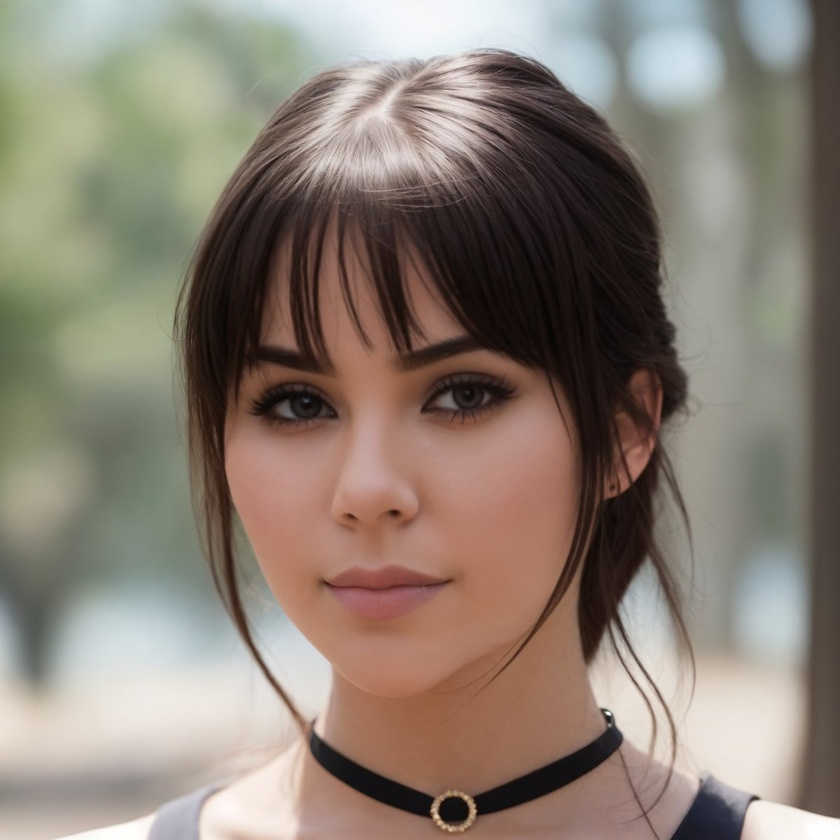
#> input picture tests/images/1girl_face_realistic.jpeg, 840 x 840 px, shrunk from 1200 x 1200 before the run; its folder holds only this picture in this run
$ python -i photometric.py   (imports and definitions only)
#> lines starting #> are read from the running program, lines starting #| are printed output that depends on the picture
#> further down, picture is the input picture: shape (840, 840, 3); mean B, G, R 115.3, 126.6, 138.2
### annotator/mmpkg/mmcv/image/colorspace.py
# Copyright (c) OpenMMLab. All rights reserved.
from typing import Callable, Union

import cv2
import numpy as np


# [14 lines left out: function imconvert, not called in this run]


def bgr2gray(img: np.ndarray, keepdim: bool = False) -> np.ndarray:
    """Convert a BGR image to grayscale image.

    Args:
        img (ndarray): The input image.
        keepdim (bool): If False (by default), then return the grayscale image
            with 2 dims, otherwise 3 dims.

    Returns:
        ndarray: The converted grayscale image.
    """
#> called with keepdim = False
    out_img = cv2.cvtColor(img, cv2.COLOR_BGR2GRAY)
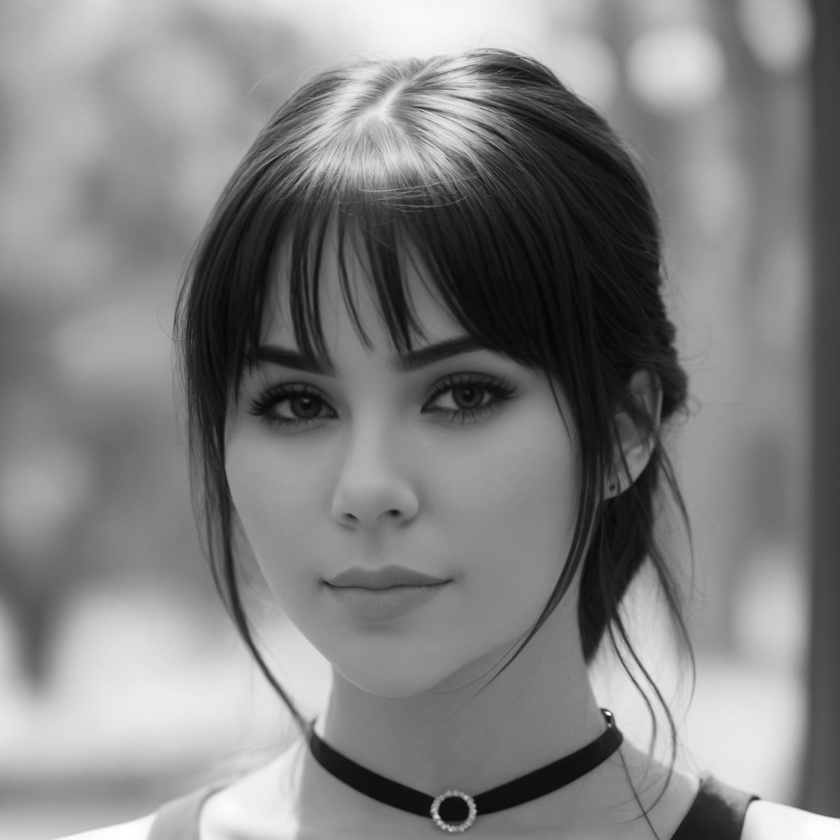
#> out_img: shape (840, 840); min 4, max 255, mean 128.8
    if keepdim:
        out_img = out_img[..., None]
    return out_img


# [15 lines left out: function rgb2gray, not called in this run]


def gray2bgr(img: np.ndarray) -> np.ndarray:
    """Convert a grayscale image to BGR image.

    Args:
        img (ndarray): The input image.

    Returns:
        ndarray: The converted BGR image.
    """
    img = img[..., None] if img.ndim == 2 else img
    out_img = cv2.cvtColor(img, cv2.COLOR_GRAY2BGR)
    return out_img


# [204 lines left out: functions gray2rgb, _convert_input_type_range, _convert_output_type_range, rgb2ycbcr, bgr2ycbcr, ycbcr2rgb and 1 more, not called in this run]


def convert_color_factory(src: str, dst: str) -> Callable:
    code = getattr(cv2, f'COLOR_{src.upper()}2{dst.upper()}')

    def convert_color(img: np.ndarray) -> np.ndarray:
        out_img = cv2.cvtColor(img, code)
        return out_img

    convert_color.__doc__ = f"""Convert a {src.upper()} image to {dst.upper()}
        image.

    Args:
        img (ndarray or str): The input image.

    Returns:
        ndarray: The converted {dst.upper()} image.
    """

    return convert_color


bgr2rgb = convert_color_factory('bgr', 'rgb')

rgb2bgr = convert_color_factory('rgb', 'bgr')

bgr2hsv = convert_color_factory('bgr', 'hsv')

hsv2bgr = convert_color_factory('hsv', 'bgr')

bgr2hls = convert_color_factory('bgr', 'hls')

hls2bgr = convert_color_factory('hls', 'bgr')

### annotator/mmpkg/mmcv/image/photometric.py
# Copyright (c) OpenMMLab. All rights reserved.
import warnings
from typing import Optional

import cv2
import numpy as np
from PIL import Image, ImageEnhance

from ..utils import is_tuple_of
from .colorspace import bgr2gray, gray2bgr
from .io import imread_backend


# [234 lines left out: functions imnormalize, imnormalize_, imdenormalize, iminvert, solarize, posterize and 3 more, not called in this run]


def adjust_contrast(img, factor=1., backend=None):
    """Adjust image contrast.

    This function controls the contrast of an image. An
    enhancement factor of 0.0 gives a solid grey
    image. A factor of 1.0 gives the original image. It
    blends the source image and the degenerated mean image:

    .. math::
        output = img * factor + degenerated * (1 - factor)

    Args:
        img (ndarray): Image to be contrasted. BGR order.
        factor (float): Same as :func:`mmcv.adjust_brightness`.
        backend (str | None): The image processing backend type. Options are
            `cv2`, `pillow`, `None`. If backend is None, the global
            ``imread_backend`` specified by ``mmcv.use_backend()`` will be
            used. Defaults to None.

    Returns:
        ndarray: The contrasted image.
    """
    if backend is None:
        backend = imread_backend
    if backend not in ['cv2', 'pillow']:
        raise ValueError(f'backend: {backend} is not supported.'
                         f"Supported backends are 'cv2', 'pillow'")

    if backend == 'pillow':
        assert img.dtype == np.uint8, 'Pillow backend only support uint8 type'
        # Image.fromarray defaultly supports RGB, not BGR.
        pil_image = Image.fromarray(img[..., ::-1], mode='RGB')
        enhancer = ImageEnhance.Contrast(pil_image)
        pil_image = enhancer.enhance(factor)
        return np.array(pil_image, dtype=img.dtype)[..., ::-1]
    else:
        gray_img = bgr2gray(img)
        hist = np.histogram(gray_img, 256, (0, 255))[0]
#> hist = 256 values, max 7234 at index 144, min 0 at index 0, mean 2756.2
        mean = round(np.sum(gray_img) / np.sum(hist))
#> mean = 129
        degenerated = (np.ones_like(img[..., 0]) * mean).astype(img.dtype)
#> degenerated: shape (840, 840); every value is 129
        degenerated = gray2bgr(degenerated)
#> in gray2bgr, `out_img = cv2.cvtColor(img, cv2.COLOR_GRAY2BGR)`: out_img: shape (840, 840, 3); every value is 129
        contrasted_img = cv2.addWeighted(
            img.astype(np.float32), factor, degenerated.astype(np.float32),
            1 - factor, 0)
        contrasted_img = np.clip(contrasted_img, 0, 255)
        return contrasted_img.astype(img.dtype)


# [264 lines left out: functions auto_contrast, adjust_sharpness, adjust_lighting, lut_transform, clahe, adjust_hue, not called in this run]

>>> import cv2
>>> picture = cv2.imread('../../../../tests/images/1girl_face_realistic.jpeg')
>>> result = adjust_contrast(picture)
